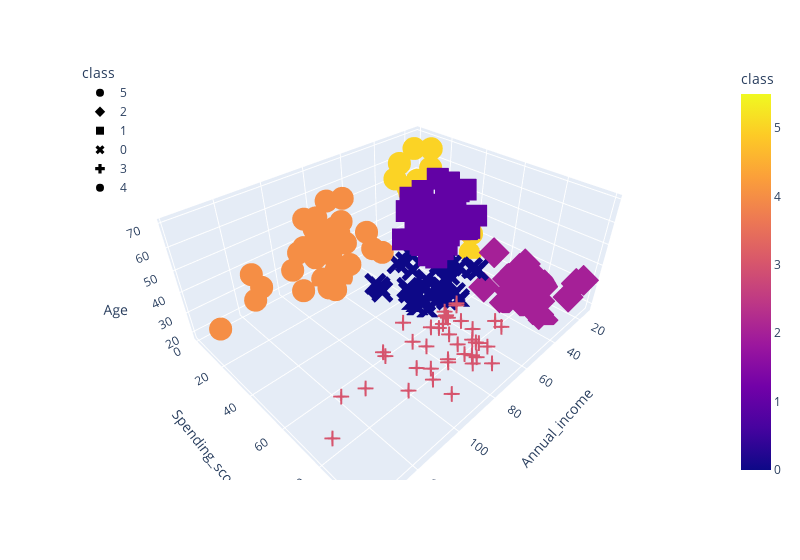

The notebook cell this image was saved under:
### Code cell
fig = px.scatter_3d(
    df_shopping,
x="Annual_income",
    y="Spending_score",
    z="Age",
color="class",
    symbol="class",
    width=800,
)
fig.update_layout(legend=dict(x=0, y=1))
fig.show()

### Figure 1 — Plotly figure (JSON) as saved in the notebook; plotly's stock layout.template omitted (floating-point values rounded to 4 significant figures)
{"data": [{"hovertemplate": "class=%{marker.color}<br>Annual_income=%{x}<br>Spending_score=%{y}<br>Age=%{z}<extra></extra>", "legendgroup": "5", "marker": {"color": [5, 5, 5, 5, 5, 5, 5, 5, 5, 5, 5, 5, 5, 5, 5, 5, 5, 5, 5, 5, 5], "coloraxis": "coloraxis", "symbol": "circle"}, "mode": "markers", "name": "5", "scene": "scene", "showlegend": true, "type": "scatter3d", "x": [15, 16, 17, 18, 19, 19, 20, 20, 21, 23, 24, 25, 28, 28, 29, 30, 33, 33, 34, 37, 39], "y": [39, 6, 40, 6, 3, 14, 15, 13, 35, 29, 35, 5, 14, 32, 31, 4, 4, 14, 17, 26, 28], "z": [19, 20, 31, 35, 64, 67, 58, 37, 35, 52, 35, 46, 54, 45, 40, 60, 53, 49, 42, 36, 49]}, {"hovertemplate": "class=%{marker.color}<br>Annual_income=%{x}<br>Spending_score=%{y}<br>Age=%{z}<extra></extra>", "legendgroup": "2", "marker": {"color": [2, 2, 2, 2, 2, 2, 2, 2, 2, 2, 2, 2, 2, 2, 2, 2, 2, 2, 2, 2, 2, 2], "coloraxis": "coloraxis", "symbol": "diamond"}, "mode": "markers", "name": "2", "scene": "scene", "showlegend": true, "type": "scatter3d", "x": [15, 16, 17, 18, 19, 19, 20, 20, 21, 23, 24, 25, 28, 28, 29, 30, 33, 33, 34, 37, 38, 39], "y": [81, 77, 76, 94, 72, 99, 77, 79, 66, 98, 73, 73, 82, 61, 87, 73, 92, 81, 73, 75, 92, 65], "z": [21, 23, 22, 23, 30, 35, 24, 22, 20, 35, 25, 31, 29, 35, 23, 21, 18, 21, 30, 20, 24, 24]}, {"hovertemplate": "class=%{marker.color}<br>Annual_income=%{x}<br>Spending_score=%{y}<br>Age=%{z}<extra></extra>", "legendgroup": "1", "marker": {"color": [1, 1, 1, 1, 1, 1, 1, 1, 1, 1, 1, 1, 1, 1, 1, 1, 1, 1, 1, 1, 1, 1, 1, 1, 1, 1, 1, 1, 1, 1, 1, 1, 1, 1, 1, 1, 1, 1, 1, 1, 1, 1, 1, 1, 1], "coloraxis": "coloraxis", "symbol": "square"}, "mode": "markers", "name": "1", "scene": "scene", "showlegend": true, "type": "scatter3d", "x": [38, 39, 40, 42, 43, 43, 43, 44, 44, 46, 46, 47, 47, 48, 48, 48, 49, 49, 50, 50, 54, 54, 54, 54, 54, 54, 54, 57, 58, 59, 60, 60, 61, 62, 62, 62, 63, 63, 63, 63, 63, 65, 65, 67, 67], "y": [35, 36, 55, 52, 60, 45, 41, 50, 46, 46, 56, 52, 59, 51, 50, 48, 55, 42, 49, 56, 47, 53, 42, 51, 41, 44, 46, 58, 46, 55, 49, 47, 42, 48, 59, 56, 50, 46, 43, 48, 52, 43, 59, 43, 57], "z": [65, 48, 50, 49, 59, 50, 47, 51, 69, 53, 70, 67, 54, 63, 43, 68, 70, 47, 60, 60, 59, 45, 49, 57, 67, 46, 48, 55, 50, 68, 48, 47, 48, 49, 67, 49, 66, 54, 68, 66, 65, 63, 49, 51, 50]}, {"hovertemplate": "class=%{marker.color}<br>Annual_income=%{x}<br>Spending_score=%{y}<br>Age=%{z}<extra></extra>", "legendgroup": "0", "marker": {"color": [0, 0, 0, 0, 0, 0, 0, 0, 0, 0, 0, 0, 0, 0, 0, 0, 0, 0, 0, 0, 0, 0, 0, 0, 0, 0, 0, 0, 0, 0, 0, 0, 0, 0, 0, 0, 0, 0], "coloraxis": "coloraxis", "symbol": "x"}, "mode": "markers", "name": "0", "scene": "scene", "showlegend": true, "type": "scatter3d", "x": [39, 40, 40, 40, 42, 43, 46, 46, 48, 48, 48, 54, 54, 54, 54, 54, 57, 58, 59, 60, 60, 60, 60, 61, 62, 62, 62, 63, 64, 64, 65, 65, 67, 67, 69, 70, 72, 76], "y": [61, 47, 42, 42, 60, 54, 51, 55, 59, 59, 47, 54, 48, 52, 55, 57, 55, 60, 41, 40, 42, 52, 50, 49, 41, 55, 42, 54, 42, 46, 48, 50, 56, 40, 58, 29, 34, 40], "z": [31, 27, 29, 31, 33, 31, 27, 19, 18, 19, 32, 26, 40, 23, 38, 21, 22, 34, 18, 40, 32, 24, 27, 20, 23, 26, 21, 19, 38, 19, 18, 19, 27, 38, 40, 23, 25, 28]}, {"hovertemplate": "class=%{marker.color}<br>Annual_income=%{x}<br>Spending_score=%{y}<br>Age=%{z}<extra></extra>", "legendgroup": "3", "marker": {"color": [3, 3, 3, 3, 3, 3, 3, 3, 3, 3, 3, 3, 3, 3, 3, 3, 3, 3, 3, 3, 3, 3, 3, 3, 3, 3, 3, 3, 3, 3, 3, 3, 3, 3, 3, 3, 3, 3, 3], "coloraxis": "coloraxis", "symbol": "cross"}, "mode": "markers", "name": "3", "scene": "scene", "showlegend": true, "type": "scatter3d", "x": [69, 70, 71, 71, 71, 72, 73, 73, 74, 75, 76, 77, 77, 78, 78, 78, 78, 78, 78, 79, 81, 85, 86, 87, 87, 87, 88, 88, 93, 97, 98, 99, 101, 103, 103, 113, 120, 126, 137], "y": [91, 77, 95, 75, 75, 71, 88, 73, 72, 93, 87, 97, 74, 90, 88, 76, 89, 78, 73, 83, 93, 75, 95, 63, 75, 92, 86, 69, 90, 86, 88, 97, 68, 85, 69, 91, 79, 74, 83], "z": [39, 31, 40, 38, 39, 31, 29, 32, 35, 32, 32, 28, 32, 34, 39, 38, 27, 30, 30, 29, 31, 36, 33, 32, 28, 36, 30, 27, 35, 32, 29, 30, 28, 36, 32, 38, 35, 32, 30]}, {"hovertemplate": "class=%{marker.color}<br>Annual_income=%{x}<br>Spending_score=%{y}<br>Age=%{z}<extra></extra>", "legendgroup": "4", "marker": {"color": [4, 4, 4, 4, 4, 4, 4, 4, 4, 4, 4, 4, 4, 4, 4, 4, 4, 4, 4, 4, 4, 4, 4, 4, 4, 4, 4, 4, 4, 4, 4, 4, 4, 4, 4], "coloraxis": "coloraxis", "symbol": "circle"}, "mode": "markers", "name": "4", "scene": "scene", "showlegend": true, "type": "scatter3d", "x": [71, 71, 71, 73, 73, 74, 75, 77, 77, 78, 78, 78, 78, 78, 78, 79, 81, 85, 86, 87, 87, 87, 88, 88, 93, 97, 98, 99, 101, 103, 103, 113, 120, 126, 137], "y": [35, 11, 9, 5, 7, 10, 5, 12, 36, 22, 17, 20, 16, 1, 1, 35, 5, 26, 20, 27, 13, 10, 13, 15, 14, 32, 15, 39, 24, 17, 23, 8, 16, 28, 18], "z": [43, 59, 47, 20, 44, 19, 57, 25, 48, 34, 43, 44, 47, 37, 34, 56, 19, 50, 42, 36, 40, 36, 52, 58, 59, 37, 46, 41, 54, 41, 34, 33, 47, 45, 32]}], "layout": {"coloraxis": {"colorbar": {"title": {"text": "class"}}, "colorscale": [[0, "#0d0887"], [0.1111, "#46039f"], [0.2222, "#7201a8"], [0.3333, "#9c179e"], [0.4444, "#bd3786"], [0.5556, "#d8576b"], [0.6667, "#ed7953"], [0.7778, "#fb9f3a"], [0.8889, "#fdca26"], [1, "#f0f921"]]}, "legend": {"title": {"text": "class"}, "tracegroupgap": 0, "x": 0, "y": 1}, "margin": {"t": 60}, "scene": {"domain": {"x": [0, 1], "y": [0, 1]}, "xaxis": {"title": {"text": "Annual_income"}}, "yaxis": {"title": {"text": "Spending_score"}}, "zaxis": {"title": {"text": "Age"}}}, "width": 800}}
